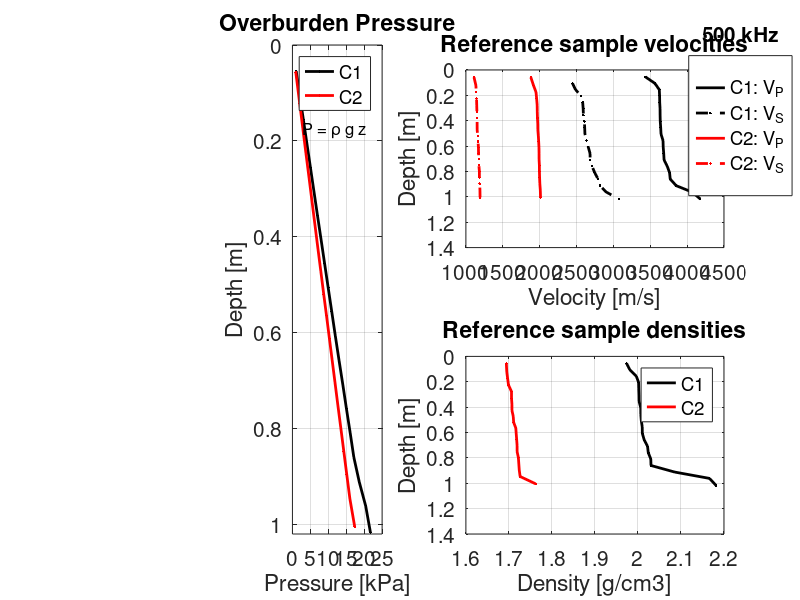

MATLAB code for this plot:
clear all
%close all
clc

%%%%%%%%%%%%%%%%%%%%%%%%%%%%%%%%%%%%
%% COLUNA DE CIMENTO E DE ARGAMASSA
%%%%%%%%%%%%%%%%%%%%%%%%%%%%%%%%%%%%

%% Lendo os dados
cim = load('dados_expCol_cim.txt');
arg = load('dados_expCol_arg.txt');

%% Organizando os dados
h_plug_c  = cim(:,1)/1000;
ro_c = sort(cim(:,2));
vp_c = sort(cim(:,3));
vs_c = sort(cim(:,4));

h_plug_a  = arg(:,1)/1000;
ro_a = sort(arg(:,2));
vp_a = sort(arg(:,3))+674;
vs_a = sort(arg(:,4))+329;

%% Profundidade e Pressão Litostática relativa a essa profundidade

% Aceleração da gravidade
g = 9.80665; %[m/s2]

% ==== Do cimento:

% vetor prof
z(1) = h_plug_c(1);
for i = 2:numel(h_plug_c)
  z(i) = z(i-1)+h_plug_c(i)+0.0028;
end
z_c = z;
save('z_c.txt','z','-ascii')

% Pressão Lit
pres_c = g*ro_c'.*z;     % em [kPa]
save('pres_c.txt','pres_c','-ascii')


% ==== Da argamassa

% vetor prof
  z(1) = h_plug_a(1);
for i = 2:numel(h_plug_a)
  z(i) = z(i-1)+h_plug_a(i)+0.0028;
end
z_a = z;
save('z_a.txt','z','-ascii')

% Pressão Lit
pres_a = g*ro_a'.*z;     % em [kPa]
save('pres_a.txt','pres_a','-ascii')


%% Módulo de cisalhamento

% Para o cimento
mi_a = ((ro_a*1000).*vs_a.^2)/1000000000;

% Para a argamassa
mi_c = ((ro_c*1000).*vs_c.^2)/1000000000;

%% Modulo de bulk

% Para o cimento
k_c = ((ro_c*1000).*vp_c.^2 - 4*mi_c/3)/1000000000;

% Para a argamassa
k_a = ((ro_a*1000).*vp_a.^2 - 4*mi_a/3)/1000000000;


figure1 = figure(10)

subplot(2,2,2)
hold on
plot(vp_c,z_c,'.-k','LineWidth',2)
plot(vs_c(2:numel(z_c)),z_c(2:numel(z_c)),'.--k','LineWidth',2)
plot(vp_a,z_a,'.-r','LineWidth',2)
plot(vs_a,z_a,'.--r','LineWidth',2)
title('Reference sample velocities')
ylabel('Depth [m]')
xlabel('Velocity [m/s]')
% xlim([1000 4000])
% ylim([0 1.02])
set(gca,'YDir','Reverse')
set(gca,'FontSize',15)
legend1 = legend('C1: V_P','C1: V_S','C2: V_P','C2: V_S')
set(legend1,...
    'Position',[0.860898419579514 0.673857221373181 0.084226644901732 0.233436048949261]);
title(legend,'500 kHz')
box on; grid on

subplot(2,2,4)
hold on
plot(ro_c,z_c,'.-k','LineWidth',2)
plot(ro_a,z_a,'.-r','LineWidth',2)
title('Reference sample densities')
ylabel('Depth [m]')
xlabel('Density [g/cm3]')
%ylim([0 1.02])
set(gca,'YDir','Reverse')
set(gca,'FontSize',15)
legend('C1','C2')
box on; grid on

subplot(1,4,2)
hold on
plot(pres_c,z_c,'.-k','LineWidth',2)
plot(pres_a,z_a,'.-r','LineWidth',2)
title('Overburden Pressure')
ylabel('Depth [m]')
xlabel('Pressure [kPa]')
ylim([0 1.02])
set(gca,'YDir','Reverse')
set(gca,'FontSize',15)
legend('C1','C2')
annotation(figure1,'textbox',...
    [0.377722817764166 0.761171033229961 0.077335373114846 0.044684128557405],...
    'String',{'P = \rho g z'},...
    'LineStyle','none',...
    'FontSize',12,...
    'FitBoxToText','off');
box on; grid on

